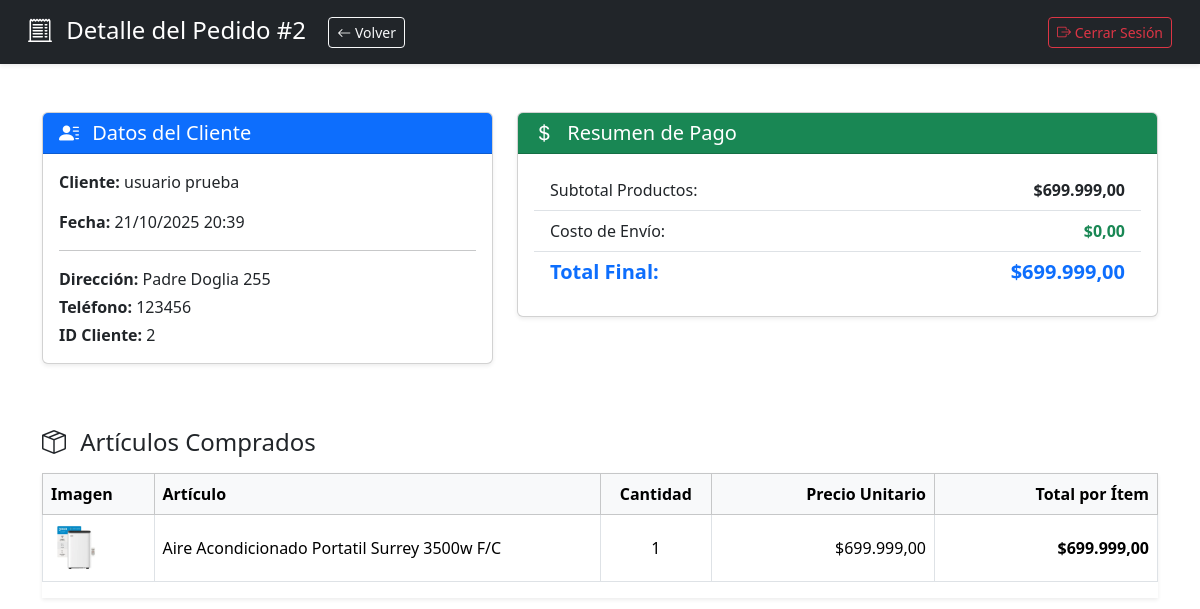
/views/detalle_pedido.php?id=2 (signed in), run on the app's committed database.
### tables this page shows
CREATE TABLE `pedidos` (
  `id` int(11) NOT NULL,
  `id_usuario` int(11) NOT NULL,
  `fecha_pedido` datetime NOT NULL,
  `total` decimal(10,2) NOT NULL,
  `subtotal` decimal(10,2) NOT NULL,
  `costo_envio` decimal(10,2) NOT NULL,
  `nombre_cliente` varchar(100) NOT NULL,
  `direccion_envio` varchar(255) NOT NULL,
  `telefono_contacto` varchar(50) NOT NULL
);

CREATE TABLE `detalles_pedido` (
  `id` int(11) NOT NULL,
  `id_pedido` int(11) NOT NULL,
  `id_articulo` int(11) NOT NULL,
  `cantidad` int(11) NOT NULL,
  `precio_unitario` decimal(10,2) NOT NULL
);

CREATE TABLE `articulos` (
  `id` int(11) NOT NULL,
  `nombre` varchar(255) DEFAULT NULL,
  `descripcion_corta` text NOT NULL,
  `precio` decimal(10,0) DEFAULT NULL,
  `stock` int(11) NOT NULL,
  `id_categoria` int(11) DEFAULT NULL,
  `imagen` varchar(255) DEFAULT 'default.png'
);

### models/funciones.php (called while the page is built, shortened)
<?php
function getConnection() {
  $host = 'localhost';
  $db   = 'programacion2';
  $user = 'root';
  $pass = '';
  $charset = 'utf8mb4';
  $dsn = "mysql:host=$host;dbname=$db;charset=$charset";
  return new PDO($dsn, $user, $pass);
}
function obtenerDetallePedido($id_pedido) {
    $pdo = getConnection();
    $sql_pedido = "SELECT * FROM pedidos WHERE id = :id";
    $stmt_pedido = $pdo->prepare($sql_pedido);
    $stmt_pedido->bindParam(':id', $id_pedido, PDO::PARAM_INT);
    $stmt_pedido->execute();
    $pedido = $stmt_pedido->fetch(PDO::FETCH_ASSOC);
    $sql_detalles = "SELECT
                        dp.cantidad,
                        dp.precio_unitario,
                        a.nombre AS nombre_articulo,
                        a.imagen
                    FROM detalles_pedido dp
                    JOIN articulos a ON dp.id_articulo = a.id
                    WHERE dp.id_pedido = :id_pedido";
    $stmt_detalles = $pdo->prepare($sql_detalles);
    $stmt_detalles->bindParam(':id_pedido', $id_pedido, PDO::PARAM_INT);
    $stmt_detalles->execute();
    $detalles = $stmt_detalles->fetchAll(PDO::FETCH_ASSOC);
    $pedido['detalles'] = $detalles;
    return $pedido;
}
?>

### views/detalle_pedido.php (the view, shortened to what this page needs)
<?php
require "../models/funciones.php";
$id_pedido = (int)($_GET['id'] ?? 0);
$pedido = obtenerDetallePedido($id_pedido);
?>
<!DOCTYPE html>
<html lang="es">
<head>
    <link href="https://cdn.jsdelivr.net/npm/bootstrap@5.3.3/dist/css/bootstrap.min.css" rel="stylesheet">
    <link rel="stylesheet" href="https://cdn.jsdelivr.net/npm/bootstrap-icons@1.11.3/font/bootstrap-icons.min.css">
</head>
<body>
    <header class="bg-dark text-white p-3 shadow-sm mb-4">
        <div class="container-fluid d-flex justify-content-between align-items-center">
            <h1 class="h4 m-0">
                <i class="bi bi-receipt-cutoff me-2"></i> Detalle del Pedido #<?php echo $id_pedido; ?>
                <a href="gestion_pedidos.php" class="btn btn-outline-light btn-sm ms-3" title="Volver al Listado">
                    <i class="bi bi-arrow-left"></i> Volver
                </a>
            </h1>
            <a href="../controllers/logout.php" class="btn btn-outline-danger btn-sm">
                <i class="bi bi-box-arrow-right"></i> Cerrar Sesión
            </a>
        </div>
    </header>
    <div class="container my-5">
        <div class="row g-4">
            <div class="col-lg-5">
                <div class="card shadow-sm mb-4">
                    <div class="card-header bg-primary text-white">
                        <h5 class="mb-0"><i class="bi bi-person-lines-fill me-2"></i> Datos del Cliente</h5>
                    </div>
                    <div class="card-body">
                        <p><strong>Cliente:</strong> <?php echo htmlspecialchars($pedido['nombre_cliente']); ?></p>
                        <p><strong>Fecha:</strong> <?php echo date('d/m/Y H:i', strtotime($pedido['fecha_pedido'])); ?></p>
                        <hr>
                        <p class="mb-1"><strong>Dirección:</strong> <?php echo htmlspecialchars($pedido['direccion_envio']); ?></p>
                        <p class="mb-1"><strong>Teléfono:</strong> <?php echo htmlspecialchars($pedido['telefono_contacto']); ?></p>
                        <p class="mb-0"><strong>ID Cliente:</strong> <?php echo htmlspecialchars($pedido['id_usuario']); ?></p>
                    </div>
                </div>
            </div>
            <div class="col-lg-7">
                <div class="card shadow-sm">
                    <div class="card-header bg-success text-white">
                        <h5 class="mb-0"><i class="bi bi-currency-dollar me-2"></i> Resumen de Pago</h5>
                    </div>
                    <div class="card-body">
                        <ul class="list-group list-group-flush">
                            <li class="list-group-item d-flex justify-content-between">
                                <span>Subtotal Productos:</span>
                                <strong>$<?php echo number_format($pedido['subtotal'], 2, ',', '.'); ?></strong>
                            </li>
                            <li class="list-group-item d-flex justify-content-between">
                                <span>Costo de Envío:</span>
                                <span class="<?php echo $pedido['costo_envio'] == 0 ? 'text-success fw-bold' : ''; ?>">
                                    $<?php echo number_format($pedido['costo_envio'], 2, ',', '.'); ?>
                                </span>
                            </li>
                            <li class="list-group-item d-flex justify-content-between fw-bold h5 text-primary">
                                <span>Total Final:</span>
                                <strong>$<?php echo number_format($pedido['total'], 2, ',', '.'); ?></strong>
                            </li>
                        </ul>
                    </div>
                </div>
            </div>
            <div class="col-12">
                <h4 class="mt-3 mb-3"><i class="bi bi-box-seam me-2"></i> Artículos Comprados</h4>
                <div class="table-responsive shadow-sm">
                    <table class="table table-bordered align-middle">
                        <thead class="table-light">
                            <tr>
                                <th style="width: 10%;">Imagen</th>
                                <th style="width: 40%;">Artículo</th>
                                <th style="width: 10%;" class="text-center">Cantidad</th>
                                <th style="width: 20%;" class="text-end">Precio Unitario</th>
                                <th style="width: 20%;" class="text-end">Total por Ítem</th>
                            </tr>
                        </thead>
                        <tbody>
                            <?php
                            if (empty($pedido['detalles'])):
                            ?>
                                <tr>
                                    <td colspan="5" class="text-center p-4 text-muted">No se encontraron artículos para este pedido.</td>
                                </tr>
                            <?php
                            else:
                                foreach($pedido['detalles'] as $detalle) {
                                    $total_item = $detalle['precio_unitario'] * $detalle['cantidad'];
                            ?>
                                <tr>
                                    <td>
                                        <img src="../assets/img/<?php echo htmlspecialchars($detalle['imagen']); ?>"
                                             alt="Producto" style="max-width: 50px; height: auto; border-radius: 4px;">
                                    </td>
                                    <td><?php echo htmlspecialchars($detalle['nombre_articulo']); ?></td>
                                    <td class="text-center"><?php echo htmlspecialchars($detalle['cantidad']); ?></td>
                                    <td class="text-end">$<?php echo number_format($detalle['precio_unitario'], 2, ',', '.'); ?></td>
                                    <td class="text-end fw-bold">$<?php echo number_format($total_item, 2, ',', '.'); ?></td>
                                </tr>
                            <?php
                                }
                            endif;
                            ?>
                        </tbody>
                    </table>
                </div>
            </div>
        </div>
    </div>
</body>
</html>

### data on the page
pedidos: nombre_cliente "usuario prueba", fecha_pedido "21/10/2025 20:39", direccion_envio "Padre Doglia 255", telefono_contacto "123456", id_usuario "2", subtotal "699.999,00", costo_envio "0,00", total "699.999,00"
detalles_pedido: id_articulo.imagen (picture), id_articulo.nombre "Aire Acondicionado Portatil Surrey 3500w F/C", cantidad "1", precio_unitario "699.999,00", total_item "699.999,00"

### other printed values
$id_pedido "2"
